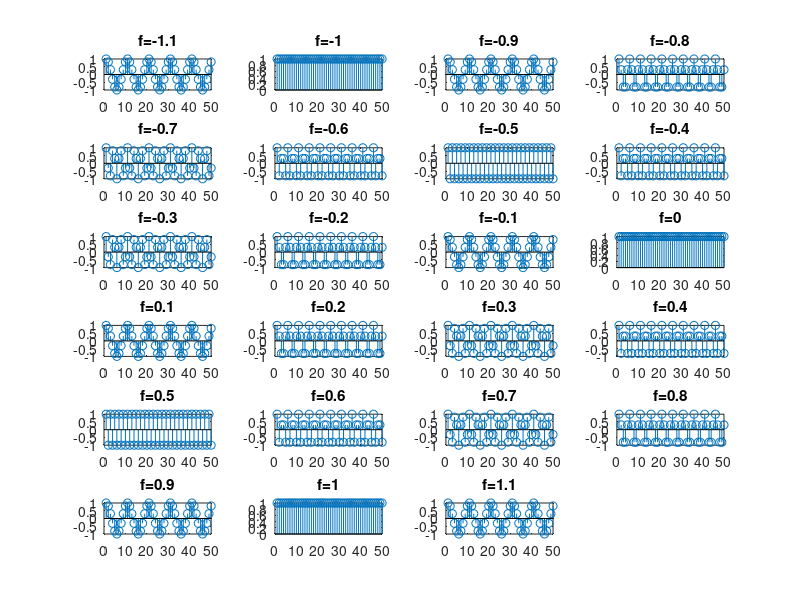

MATLAB code for this plot:
%to study freq range of discrete signals and alising effect
clear all;
close all;
clc;
k=1;
x=[];
for f=-1.1:0.1:1.1;
    x=cos(2*pi*f*(0:49));
    subplot(6,4,k);
    stem(x);
    k=k+1;
    title(['f=' num2str(f)]);
end